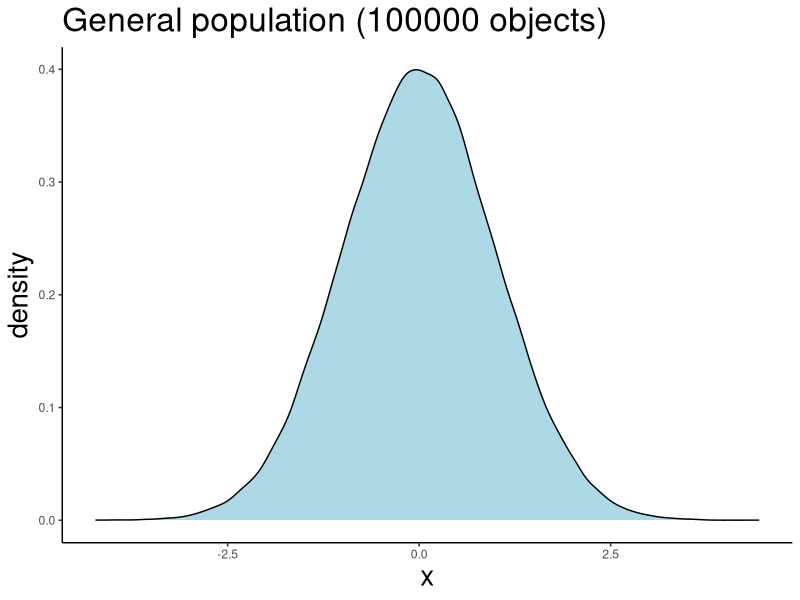
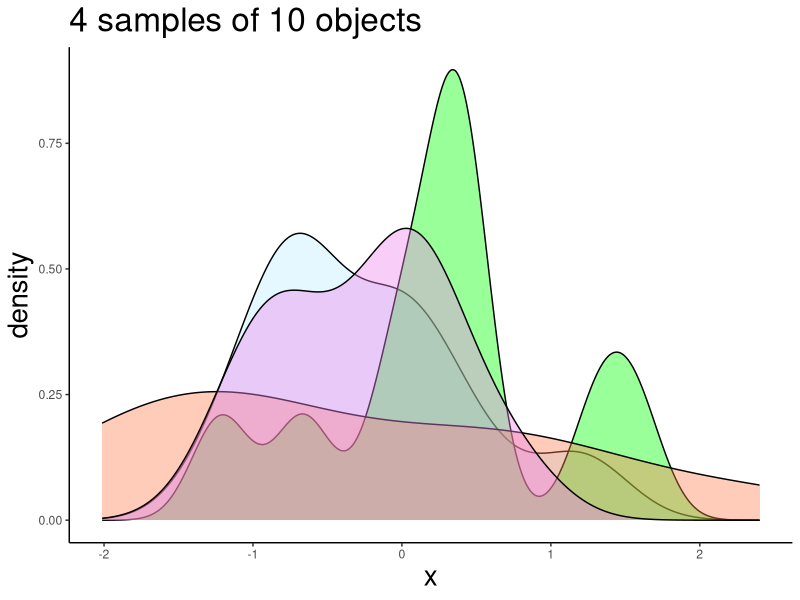
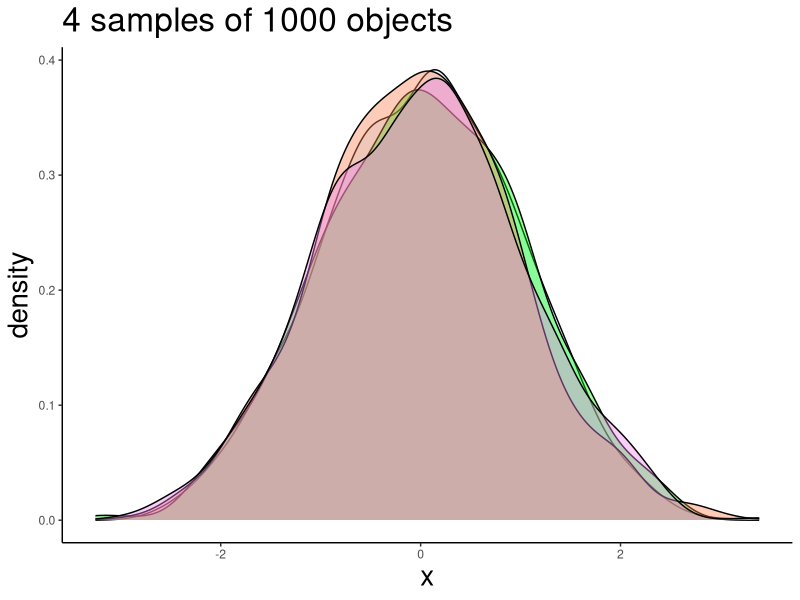
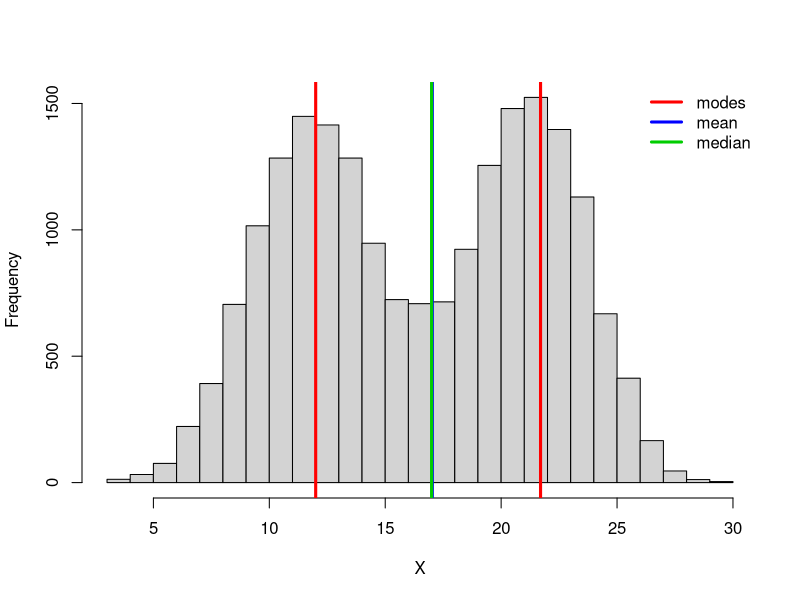
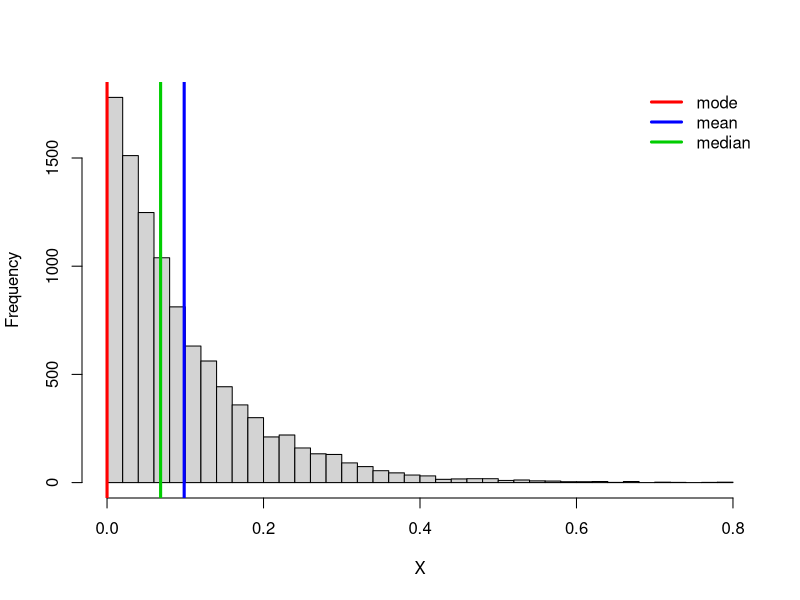
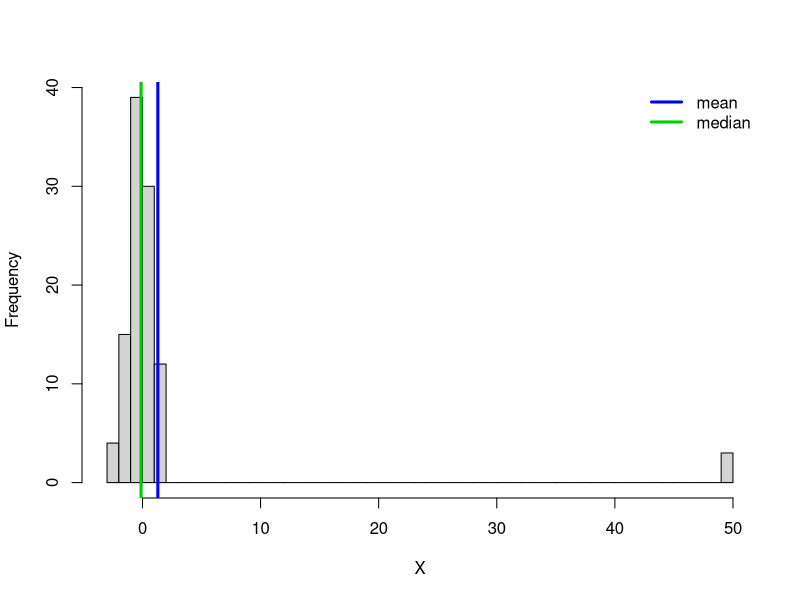
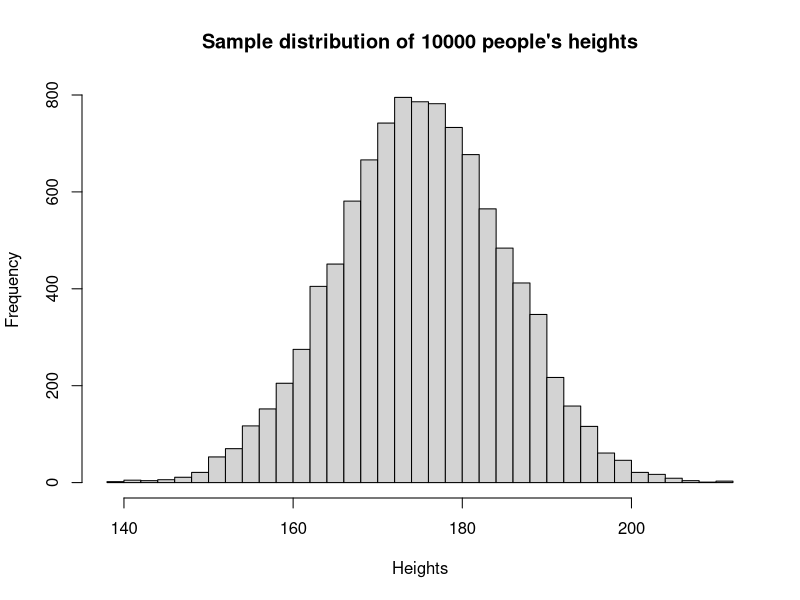
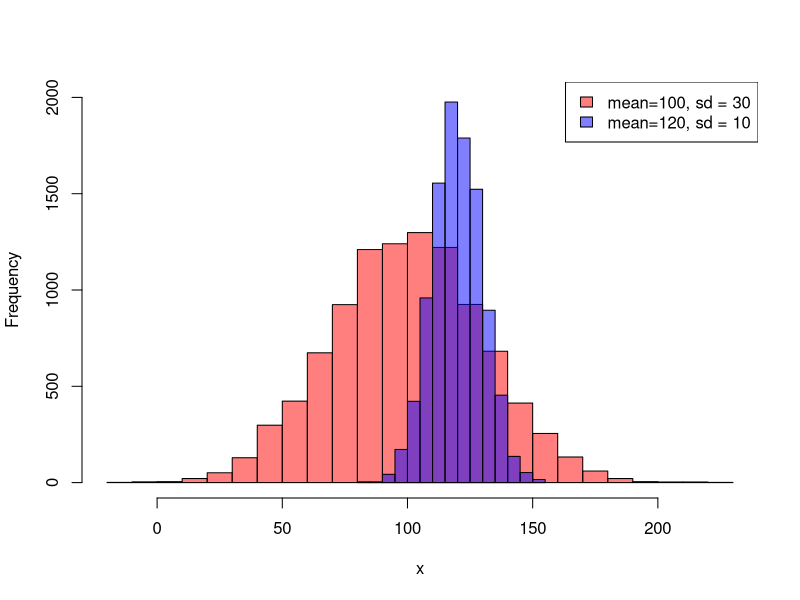

Generate these figures, in order, with R:
## ---- chunk 1
knitr::opts_chunk$set(echo = F, fig.width = 8, fig.height = 4)
library(dplyr)
library(tidyr)
library(ggplot2)
## ---- chunk 2
normgenpop = rnorm(100000) %>%  as.data.frame(nm = 'x')
normgenpop %>% ggplot(aes(x=x)) +
geom_density(col='black', fill="lightblue") +
theme_classic() + labs(title='General population (100000 objects)') +
    theme(title = element_text(size=20))

# normgenpop = rnorm(100000) 
# hist(normgenpop, br=50, xlab='X', main = 'General population')
## ---- chunk 3
ggplot() + 
  geom_density(data=sample_n(normgenpop, 10), fill='lightblue1',
                 aes(x=x), alpha=0.4) +
  geom_density(data=sample_n(normgenpop, 10),fill='green', 
                 aes(x=x), alpha=0.4) + 
  geom_density(data=sample_n(normgenpop, 10), fill='coral',
                 aes(x=x), alpha=0.4) + 
  geom_density(data=sample_n(normgenpop, 10), fill = 'violet',
                 aes(x=x), alpha=0.4) +
  theme_classic() + labs(title='4 samples of 10 objects') +
  theme(title = element_text(size=20))
## ---- chunk 4
ggplot() + 
  geom_density(data=sample_n(normgenpop, 1000), fill='lightblue1',
                 aes(x=x), alpha=0.4) +
  geom_density(data=sample_n(normgenpop, 1000),fill='green', 
                 aes(x=x), alpha=0.4) + 
  geom_density(data=sample_n(normgenpop, 1000), fill='coral',
                 aes(x=x), alpha=0.4) + 
  geom_density(data=sample_n(normgenpop, 1000), fill = 'violet',
                 aes(x=x), alpha=0.4) +
  theme_classic() + labs(title='4 samples of 1000 objects') +
  theme(title = element_text(size=20))
## ---- chunk 5
mode_fun = function(x) x %>% table() %>% sort(decreasing = T) %>% head(1) %>% names() %>% as.numeric()
## ---- chunk 6
twomodes = c(rbinom(10000, 31, 0.4), rbinom(10000, 31, 0.7))

hist(twomodes, breaks=30, 
     main=NULL,
     xlab='X')
abline(v = 30*0.4, lwd=3, col='red')
abline(v = 31*0.7, lwd=3, col='red')
abline(v = mean(twomodes), lwd=3, col='blue')
abline(v = median(twomodes), lwd=3, col='green3')

legend("topright",
       col = c('red', 'blue', 'green3'), 
       legend = c('modes', 'mean', "median"), 
        lwd = 3, bty = "n")

## ---- chunk 7
expsmall = rexp(10000, 10)

hist(expsmall, breaks=30, 
     main=NULL,
     xlab='X')
abline(v = mode_fun(expsmall), lwd=3, col='red')
abline(v = mean(expsmall), lwd=3, col='blue')
abline(v = median(expsmall), lwd=3, col='green3')

legend("topright",
       col = c('red', 'blue', 'green3'), 
       legend = c('mode', 'mean', "median"), 
        lwd = 3, bty = "n")

## ---- chunk 8
normoutlier = c(rnorm(100), 50, 50, 50)

hist(normoutlier, breaks=60, 
     main=NULL,
     xlab='X')
# abline(v = 0, lwd=3, col='red')
abline(v = mean(normoutlier), lwd=3, col='blue')
abline(v = median(normoutlier), lwd=3, col='green3')

# text(x=7, y=10, label='mean')

legend("topright",
       col = c(
         # 'red',
         'blue', 'green3'), 
       legend = c(
         # 'mode',
         'mean', "median"), 
        lwd = 3, bty = "n")

## ---- chunk 9
Heights = rnorm(10000, mean = 175, sd = 10)
hist(Heights, breaks = 30, freq = T,
     main = 'Sample distribution of 10000 people\'s heights' )
## ---- chunk 10
Heights_sd30 = rnorm(10000, mean = 100, sd = 30)
Heights_sd10 = rnorm(10000, mean = 120, sd = 10)

hist(Heights_sd30, breaks = 30, freq = T, 
     col = rgb(1, 0, 0, alpha = 0.5), ylim= c(0, 2000), 
     main='', xlab='x')
hist(Heights_sd10, breaks = 20, freq = T, 
     col = rgb(0, 0, 1, alpha = 0.5), add = TRUE)

legend("topright", legend = c("mean=100, sd = 30", "mean=120, sd = 10"), 
       fill = c(rgb(1, 0, 0, alpha = 0.5),
                rgb(0, 0, 1, alpha = 0.5)))
## ---- chunk 11
hist(Heights, breaks = 30, freq = T, ylim = c(0,1000))

abline(v=mean(Heights), col='green', lwd=5)
text(mean(Heights)+0.4*sd(Heights), 900, 'Mean', cex=1, )

abline(v=mean(Heights)+sd(Heights), col='blue', lwd=5)
abline(v=mean(Heights)-sd(Heights), col='blue', lwd=5)
text(mean(Heights), 500, '68%', cex=2, col = "blue")

text(mean(Heights)+1.4*sd(Heights), 900, ' + SD', cex=1)


abline(v=mean(Heights)+2*sd(Heights), col='orange', lwd=5)
abline(v=mean(Heights)-2*sd(Heights), col='orange', lwd=5)
text(mean(Heights)+1.5*sd(Heights), 500, '95%', 
     cex=1.5, col = "orange")

text(mean(Heights)+2.4*sd(Heights), 900, ' + 2 SD', cex=1)

abline(v=mean(Heights)+3*sd(Heights), col='red', lwd=5)
abline(v=mean(Heights)-3*sd(Heights), col='red', lwd=5)
text(mean(Heights)+2.5*sd(Heights), 500, '99.7%', 
     cex=1.3, col = "red")

text(mean(Heights)+3.4*sd(Heights), 900, ' + 3 SD', cex=1)

## ---- chunk 12
raindrops = runif(10000, min=0, max=10)

hist(raindrops, 
     breaks = 30, 
     freq = T,
     xlab = 'Coordinate',
     main = 'Sample distribution of a raindrop falling on\na line from 0 to 10 (10000 raindrops)')
# Probability of raindrop
## ---- chunk 13
coin_toss = rbinom(1000, size = 1, prob = 0.5)
barplot(table(coin_toss), cex.axis = 2, cex.names = 2)
## ---- chunk 14
coin_toss = rbinom(10000, size = 100, p=0.5)
hist(coin_toss, breaks = 30, freq = T,
     xlab = 'Number of heads received (k)', 
     ylab = "Number of experiments",
     main = 'Sample distribution of successes in 10000 experiments of 10x coin tosses')
## ---- chunk 15

coin_toss_100 = rbinom(10000, size = 100, p=0.5)
coin_toss_10 = rbinom(10000, size = 10, p=0.5)

coin_toss_left = rbinom(10000, size = 10, p=0.25)
coin_toss_right = rbinom(10000, size = 10, p=0.75)

par(mfrow=c(1,2))
hist(coin_toss_left, breaks = 10, freq = T, 
     xlab = 'Number of heads received (k)', 
     ylab = "Number of experiments",
     main = "", 
     xlim=c(0, 12), 
     ylim = c(0,3500),
     col = rgb(0, 0, 1, alpha = 0.5))

hist(coin_toss_right, breaks = 10, freq = T, 
     xlab = 'Number of heads received (k)', 
     ylab = "Number of experiments",
     main = "", add=T, 
     col = rgb(1, 0, 0, alpha = 0.5))


legend("topright", legend = c("p=0.75",
                              "p=0.25"), 
       fill = c(rgb(1, 0, 0, alpha = 0.5),
                rgb(0, 0, 1, alpha = 0.5)))

hist(coin_toss_100, breaks = 20, freq = T, 
     xlab = 'Number of heads received (k)', 
     ylab = "Number of experiments",
     main = "", 
     xlim=c(0, 100), 
     ylim = c(0,2500),
     col = rgb(1, 0, 0, alpha = 0.5))

hist(coin_toss_10, breaks = 10, freq = T, 
     add=T, 
     col = rgb(0, 0, 1, alpha = 0.5))

legend("topright", legend = c("n=10",
                              "n=100"), 
       fill = c(rgb(0, 0, 1, alpha = 0.5),
                rgb(1, 0, 0, alpha = 0.5)))
## ---- chunk 16
pois_rand = rpois(10000, 10)

hist(pois_rand, breaks = 30, freq = T, 
     xlab = 'Number of successes',
     main = 'Sample distribution of the number of \nlightning strikes per hour (10 expected, recorded 10000 h)',
     xlim = c(0, 30))
## ---- chunk 17
pois_rand = rpois(10000, 10)
pois_rand_2 = rpois(10000, 60)
pois_rand_3 = rpois(10000, 3)

hist(pois_rand, breaks = 30, freq = T, 
     xlab = 'Number of successes',
     # ylab = "Number of experiments", 
     ylim = c(0, 2800),
     xlim = c(0, 100),
     main = "",
     col = rgb(0, 0, 1, alpha = 0.5),
     )

hist(pois_rand_2, breaks = 30, freq = T,
     col = rgb(0, 1, 0, alpha = 0.5),
     add = T)

hist(pois_rand_3, breaks = 10, freq = T, 
     col = rgb(1, 0, 0, alpha = 0.5),
     add = T)


legend("topright", legend = c("lambda=3", 
                              "lambda=10",
                              "lambda=60"), 
       fill = c(rgb(1, 0, 0, alpha = 0.5),
                rgb(0, 0, 1, alpha = 0.5),
                rgb(0, 1, 0, alpha = 0.5)))
## ---- chunk 18
rnorm(n=5, mean=100, sd=10)
## ---- chunk 19
dnorm(x=100, mean=100, sd=10)
## ---- chunk 20
pnorm(q = 80, mean=100, sd=10) # prob to obtain any value less than 80
pnorm(q = c(70,80,90,110,120,130), mean=100, sd=10)
## ---- chunk 21
qnorm(p = c(0.003, 0.05, 0.16, 0.84, 0.95, 0.997), mean=100, sd=10)
## ---- chunk 22
# t1 = rt(100000, 3)
# t2 = rt(100000, 3)
# t5 = rt(100000, 5)
# t10 = rt(100000, 10)
# t30 = rt(100000, 30)
# t100 = rt(100000, 100)
# 
# dft = data.frame(t1,t2,t5,t10,t30,t100) %>%  
#   pivot_longer(values_to = 'value', 
#                cols = 1:5, names_to = 't') %>% 
#   mutate(t = as.factor(t))
# 
# dft %>%  ggplot(aes(col=t, 
#                     x=value, 
#                     y=..density..)) + 
#   # geom_histogram(alpha=0.4, bins = 100) +
#   geom_density() +
#   xlim(c(-5,5))

## ---- chunk 23
plot(x=seq(-5,5,0.01), y=dt(seq(-5,5,0.01), df=19), 'l', lwd=2,
     main = 'T-distribution df=19',
     xlab='t', ylab='density')
abline(v=qt(0.95, df=19), col='red', lwd=2) 
text(x =3, y = 0.3, col='red',
     labels = paste('alpha = 0.05\nt =', qt(0.95, df=19) %>%round(2)), cex=1.3)

points(x = c(1.5, 3.1,-3.95), y = rep(0.03, 3), pch=c(13,19,13), cex=2)
text(x = c(1.1, 3.1,-3.95), y = rep(0.07, 3), 
     labels = c('t = 1.5', 't = 3.1', 't = -3.95'), cex=1.5)
## ---- chunk 24
# plot(x=seq(0, 10,0.01), y=dchisq(seq(0,10,0.01), df=2), 'l', lwd=2,
#      main = 'Chi-squared distribution df=2', xlab='Chisq', ylab='density')
# abline(v=qchisq(0.95, df=2), col='red', lwd=2)
# text(x =7, y = 0.3, col='red',
#      labels = 'alpha = 0.05', cex=1)
# 
# points(x = c(2.1, 7.34), y = rep(0.03, 2), pch=c(13,19), cex=2)
# text(x = c(2.1, 7.34), y = rep(0.07, 3), 
#      labels = c('chisq. = 2.1', "chisq. = 7.34"), cex=1.2)
## ---- chunk 25
plot(x=seq(-5,5,0.01), y=dt(seq(-5,5,0.01), df=19), 'l', lwd=2,
     main = 'T-distribution df=19',
     xlab='t', ylab='density')
abline(v=qt(0.975, df=19), col='red', lwd=2) 
abline(v=qt(0.025, df=19), col='red', lwd=2)
text(x =c(-3,3), y = 0.3, col='red',
     labels = c(paste('alpha / 2\nt =', qt(0.025, df=19) %>% round(2)),
                paste('alpha / 2\nt =', qt(0.975, df=19) %>% round(2))), cex=1.3)


points(x = c(1.5, 3.1,-3.95), y = rep(0.03, 3), pch=c(13,19,19), cex=2)
text(x = c(1.2, 3.1,-3.95), y = rep(0.07, 3), 
     labels = c('t = 1.5', 't = 3.1', 't = -3.95'), cex=1.5)
## ---- chunk 26
qt(0.95, df=19)
qt(0.05, df=19)
## ---- chunk 27
qt(0.975, df=19)
qt(0.025, df=19)
